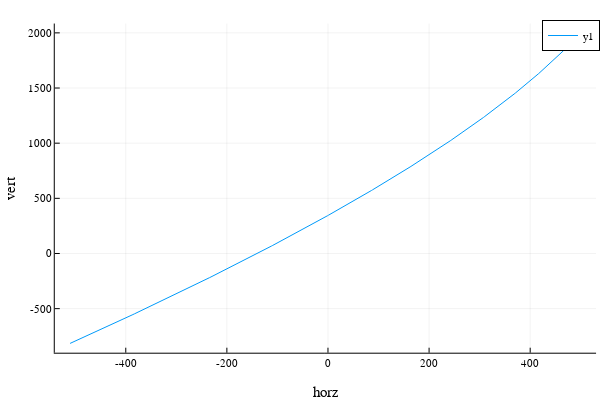

The notebook cell saved with this chart:
### Code cell
let p = data.truth.state
    #plot(p.time, p.r[1], xlabel="time", ylabel="horz")
    #plot!(p.time, p.r[2], xlabel="time", ylabel="vert")
    plot(p.r[1], p.r[2], xlabel="horz", ylabel="vert")
end

### Figure 1 — Plotly figure (JSON) as saved in the notebook; plotly's stock layout.template omitted (floating-point values rounded to 4 significant figures; data arrays with more than 128 entries replaced by an {"elided": "..."} marker saying what was removed)
{"data": [{"colorbar": {"title": ""}, "legendgroup": "y1", "line": {"color": "rgba(0, 154, 250, 1.000)", "dash": "solid", "shape": "linear", "width": 1}, "mode": "lines", "name": "y1", "showlegend": true, "type": "scatter", "x": {"elided": "503 float values"}, "xaxis": "x", "y": {"elided": "503 float values"}, "yaxis": "y", "zmax": null, "zmin": null}], "layout": {"annotations": [], "height": 400, "legend": {"bgcolor": "rgba(255, 255, 255, 1.000)", "bordercolor": "rgba(0, 0, 0, 1.000)", "borderwidth": 1, "font": {"color": "rgba(0, 0, 0, 1.000)", "family": "sans-serif", "size": 11}, "title": {"font": {"color": "rgba(0, 0, 0, 1.000)", "family": "sans-serif", "size": 15}, "text": ""}, "tracegroupgap": 0, "traceorder": "normal", "x": 1, "xanchor": "auto", "y": 1, "yanchor": "auto"}, "margin": {"b": 20, "l": 0, "r": 0, "t": 20}, "paper_bgcolor": "rgba(255, 255, 255, 1.000)", "plot_bgcolor": "rgba(255, 255, 255, 1.000)", "showlegend": true, "width": 600, "xaxis": {"anchor": "y", "domain": [0.09128, 0.9934], "gridcolor": "rgba(0, 0, 0, 0.100)", "gridwidth": 0.5, "linecolor": "rgba(0, 0, 0, 1.000)", "mirror": false, "range": [-540.4, 530.3], "showgrid": true, "showline": true, "showticklabels": true, "tickangle": 0, "tickcolor": "rgb(0, 0, 0)", "tickfont": {"color": "rgba(0, 0, 0, 1.000)", "family": "sans-serif", "size": 11}, "tickmode": "array", "ticks": "inside", "ticktext": ["-400", "-200", "0", "200", "400"], "tickvals": [-400, -200, 0, 200, 400], "title": "horz", "titlefont": {"color": "rgba(0, 0, 0, 1.000)", "family": "sans-serif", "size": 15}, "type": "-", "visible": true, "zeroline": false, "zerolinecolor": "rgba(0, 0, 0, 1.000)"}, "yaxis": {"anchor": "x", "domain": [0.07581, 0.9902], "gridcolor": "rgba(0, 0, 0, 0.100)", "gridwidth": 0.5, "linecolor": "rgba(0, 0, 0, 1.000)", "mirror": false, "range": [-899.3, 2084.0], "showgrid": true, "showline": true, "showticklabels": true, "tickangle": 0, "tickcolor": "rgb(0, 0, 0)", "tickfont": {"color": "rgba(0, 0, 0, 1.000)", "family": "sans-serif", "size": 11}, "tickmode": "array", "ticks": "inside", "ticktext": ["-500", "0", "500", "1000", "1500", "2000"], "tickvals": [-500, 0, 500, 1000, 1500, 2000], "title": "vert", "titlefont": {"color": "rgba(0, 0, 0, 1.000)", "family": "sans-serif", "size": 15}, "type": "-", "visible": true, "zeroline": false, "zerolinecolor": "rgba(0, 0, 0, 1.000)"}}}
